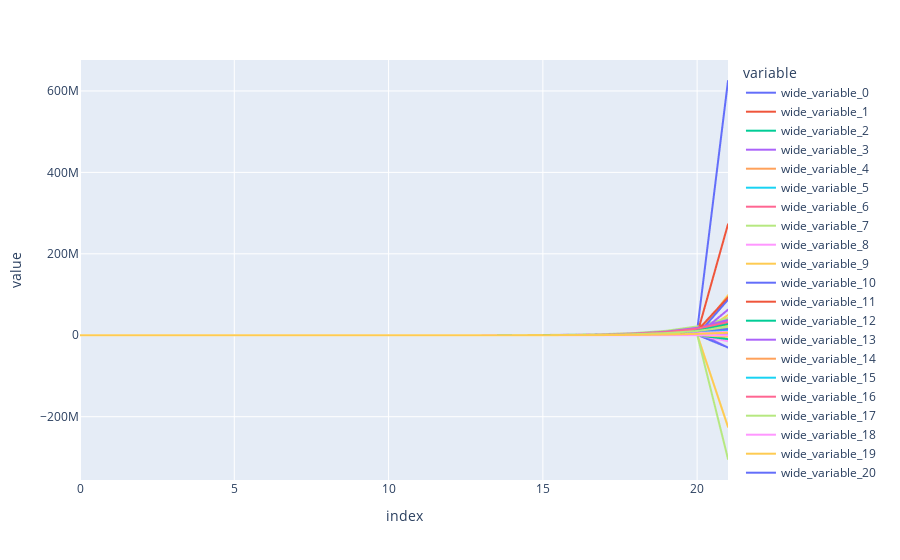

The notebook cell saved with this chart:
### Code cell
lines = []
for line in parse(inp):
    n = predict_line(line)
    line.append(n)
    lines.append(line)

print(lines[0])
px.line(y=lines, log_y=0)
